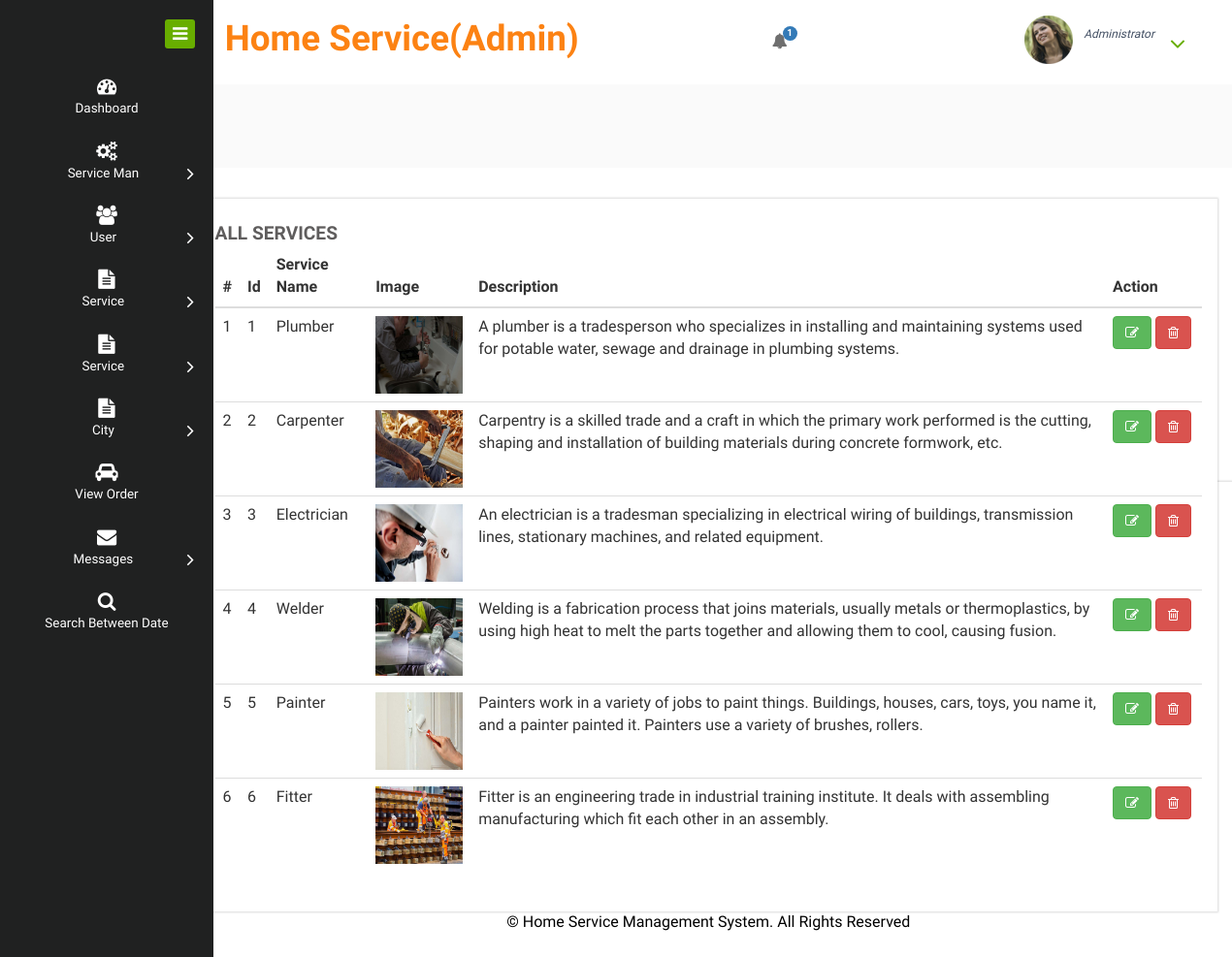
The app's page /view_service with its own data.
### home_service/models.py (models this page shows, shortened)
class Service_Category(models.Model):
    category = models.CharField(max_length=30, null=True)
    desc = models.CharField(max_length=100, null=True)
    image = models.FileField(null=True)
    total=models.CharField(max_length=100, null=True)

### home_service/views.py (the view)
# urls.py: path('view_service',View_Service,name="view_service"),
def View_Service(request):
    dic = notification()
    ser = Service_Category.objects.all()
    d = {'ser':ser,'new': dic['new'], 'count': dic['count']}
    return render(request,'view_service.html',d)

### home_service/views.py (called while the page is built)
def notification():
    status = Status.objects.get(status='pending')
    new = Service_Man.objects.filter(status=status)
    count=0
    for i in new:
        count+=1
    d = {'count':count,'new':new}
    return d

### home_service/templates/view_service.html
{% extends 'admin_navigation.html' %}
{% load static %}
{% block body %}
<div class="chit-chat-layer1">
	<div class="col-md-12 chit-chat-layer1-left">
               <div class="work-progres">
                            <div class="chit-chat-heading">
                                  All Services
                            </div>
                            <div class="table-responsive">
                                <table class="table table-hover">
                                  <thead>
                                    <tr>
                                      <th>#</th>
                                      <th>Id</th>
                                      <th>Service Name</th>
                                      <th>Image</th>
                                      <th>Description</th>
                                      <th>Action</th>
                                  </tr>
                              </thead>
                              <tbody>
                              {% for i in ser %}
                                <tr>
                                  <td>{{forloop.counter}}</td>
                                  <td>{{i.id}}</td>
                                  <td>{{i.category}}</td>
                                  <td><img src="{{i.image.url}}" style="width:90px;height:80px" /></td>
                                  <td>{{i.desc}}</td>
                                  <td style="width:100px"><a href="{% url 'edit_service' i.id %}" ><button class="btn btn-success"><i class="fa fa-edit"></i></button></a>
                                  <a href="{% url 'delete_service' i.id %}" ><button class="btn btn-danger" onclick="return confirm('Are you sure?')"><i class="fa fa-trash-o"></i></button></a></td>
                              </tr>
                              {% endfor %}
                          </tbody>
                      </table>
                  </div>
             </div>
      </div>
</div>
    {% endblock %}

### records on screen
Service_Category: id "1", category "Plumber", image (picture), desc "A plumber is a tradesperson who specializes in installing and maintaining systems used for potable water, sewage and drainage in plumbing systems."
Service_Category: id "2", category "Carpenter", image (picture), desc "Carpentry is a skilled trade and a craft in which the primary work performed is the cutting, shaping and installation of building materials during concrete formwork, etc."
Service_Category: id "3", category "Electrician", image (picture), desc "An electrician is a tradesman specializing in electrical wiring of buildings, transmission lines, stationary machines, and related equipment."
Service_Category: id "4", category "Welder", image (picture), desc "Welding is a fabrication process that joins materials, usually metals or thermoplastics, by using high heat to melt the parts together and allowing them to cool, causing fusion."
Service_Category: id "5", category "Painter", image (picture), desc "Painters work in a variety of jobs to paint things. Buildings, houses, cars, toys, you name it, and a painter painted it. Painters use a variety of brushes, rollers."
Service_Category: id "6", category "Fitter", image (picture), desc "Fitter is an engineering trade in industrial training institute. It deals with assembling manufacturing which fit each other in an assembly."

### other values on screen
{{ count }} "1"
